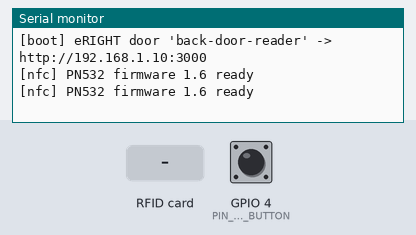
Bench run of a program on a simulated ESP32-S3. On the bench: the last lines printed to the serial monitor. Inputs (shaded band) come from the test bench; at power-on: GPIO 4 (PIN_FIRE_BUTTON) HIGH. WiFi joins after 1.5 s; servers stay silent unless stated; uploads are accepted with an empty reply; EEPROM starts erased.

Above: at 1.5 s.
1.6 s: RFID card 5E 7A 19 C4 held to the reader
At 1.9 s:
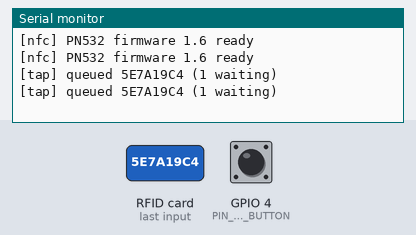
3.1 s: GPIO 4 (PIN_FIRE_BUTTON) pulled LOW for 3.2 s
At 5.8 s:
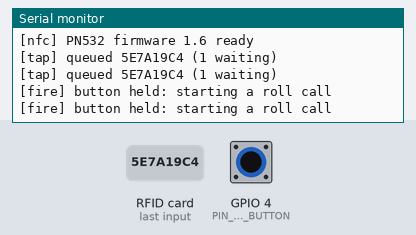
7.8 s: GPIO 4 (PIN_FIRE_BUTTON) driven LOW
At 12.93 s:
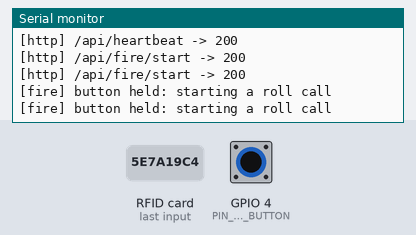

Measured:
- after the input at 1.6 s, the serial monitor: prints a new line at once (image 1)
- after the input at 3.1 s, the serial monitor: prints a new line after 1.7 s (image 2)

The program:

main.cpp
```cpp
// eRIGHT sign-in — ESP32-S3 door reader / presence scanner.
// Reads an NFC card UID from a PN532 and POSTs it to /api/sign; a held button starts a fire roll call; the built-in
// RGB LED shows state. v3.5: also scans BLE for staff key tags (iBeacon or fixed-address beacons) and POSTs batched
// sightings to /api/presence/ble every BLE_POST_MS — the same firmware runs as a door scanner or an inside anchor,
// only SCANNER_NAME / SCANNER_ROLE differ (config.h). First compiled + flashed 2026-09-25; cards read 2026-09-27.
// v4.1: every HTTP call (taps, fire start, BLE batches, health check, heartbeat) runs in one network task on core 0.
// loop() only reads the button and the PN532 and drives the LED, so a slow or dead server can never make the fire
// button or the reader unresponsive. Shared state (tap queue, fire request, LED flash) is guarded by netLock; no HTTP
// call is ever made while holding it. POST /api/heartbeat every HEARTBEAT_MS lets the server notice a silent reader.
#include <Arduino.h>
#include <WiFi.h>
#include <HTTPClient.h>
#include <Wire.h>
#include <Preferences.h>
#include <Adafruit_PN532.h>
#include "config.h"
#if BLE_SCAN
#include <NimBLEDevice.h>
#endif

// Log to both the native-USB CDC port and UART0 so a bench UART lead sees everything
#define LOG(...)                     \
    do                               \
    {                                \
        Serial.printf(__VA_ARGS__);  \
        Serial0.printf(__VA_ARGS__); \
    } while (0)

Adafruit_PN532 nfc(PIN_PN532_IRQ, PIN_PN532_RESET, &Wire);
Preferences prefs;

static uint32_t eventCounter = 0;
static String lastUid;
static unsigned long lastUidAt = 0;
static unsigned long buttonDownAt = 0;
static bool buttonWasDown = false;
static unsigned long lastWifiAttempt = 0;
static bool nfcReady = false;
static unsigned long lastNfcProbe = 0;
static unsigned long lastStatus = 0;
static bool serverChecked = false;

// Fire button: a press is a promise to start a roll call. If Wi-Fi or the server is down it is retried every
// FIRE_RETRY_MS until a 2xx, for up to FIRE_GIVE_UP_MS, with the LED blinking red so nobody walks away thinking it worked.
#define FIRE_RETRY_MS 3000
#define FIRE_GIVE_UP_MS (15UL * 60UL * 1000UL)
static bool firePending = false;
static unsigned long fireRequestedAt = 0;
static unsigned long lastFireAttempt = 0;

// Card taps that could not be delivered (no Wi-Fi / server down / 5xx) wait here and are replayed in order with
// "ageMs" so the server records when the tap really happened. eventKey makes replays idempotent. The queue is
// mirrored into NVS (Preferences) so a power cut does not lose a tap; ages are measured from boot after a restore,
// which under-states them (the server caps ageMs at 12 h anyway) — honest enough, and better than losing the tap.
struct PendingTap
{
    String uid;
    uint32_t key;
    unsigned long at;
    bool restored; // came back from flash after a reboot: its real time is unknown, so the server must not toggle on it
    bool tried;    // the network task has attempted it at least once (first attempt is immediate, retries every 5 s)
};
#define TAP_QUEUE_LEN 16
static PendingTap tapQueue[TAP_QUEUE_LEN];
static int tapHead = 0, tapCount = 0;
static unsigned long fireLedUntil = 0;   // non-blocking "roll call confirmed" red

#ifndef HEARTBEAT_MS
#define HEARTBEAT_MS (5UL * 60UL * 1000UL)
#endif
static unsigned long lastHeartbeat = 0;
// Guards tapQueue/tapHead/tapCount, firePending/fireRequestedAt/lastFireAttempt, fireLedUntil and the LED flash.
static SemaphoreHandle_t netLock = nullptr;
#define LOCK() xSemaphoreTake(netLock, portMAX_DELAY)
#define UNLOCK() xSemaphoreGive(netLock)

enum Led
{
    LED_OFF,
    LED_IDLE,
    LED_OK,
    LED_FAIL,
    LED_FIRE,
    LED_NOWIFI
};
void led(Led s)
{
#ifdef RGB_BUILTIN
    switch (s)
    {
    case LED_IDLE:
        neopixelWrite(RGB_BUILTIN, 0, 0, 8);
        break;
    case LED_OK:
        neopixelWrite(RGB_BUILTIN, 0, 40, 0);
        break;
    case LED_FAIL:
        neopixelWrite(RGB_BUILTIN, 40, 20, 0);
        break;
    case LED_FIRE:
        neopixelWrite(RGB_BUILTIN, 60, 0, 0);
        break;
    case LED_NOWIFI:
        neopixelWrite(RGB_BUILTIN, 12, 0, 12);
        break;
    default:
        neopixelWrite(RGB_BUILTIN, 0, 0, 0);
    }
#endif
}
// A short result colour set by the network task (green delivered, orange refused/not delivered); loop() shows it.
static Led flashColour = LED_OFF;
static unsigned long flashUntil = 0;
void flash(Led c, unsigned long ms)
{
    LOCK();
    flashColour = c;
    flashUntil = millis() + ms;
    UNLOCK();
}

void ensureWifi()
{
    if (WiFi.status() == WL_CONNECTED)
        return;
    if (millis() - lastWifiAttempt < 10000)
        return;
    lastWifiAttempt = millis();
    LOG("[wifi] connecting to %s\n", WIFI_SSID);
    WiFi.mode(WIFI_STA);
    WiFi.begin(WIFI_SSID, WIFI_PASSWORD);
}

// Returns HTTP status, or -1 when the request could not be sent.
int postJson(const char *path, const String &body)
{
    if (WiFi.status() != WL_CONNECTED)
        return -1;
    HTTPClient http;
    http.setTimeout(4000);
    http.begin(String(SERVER_URL) + path);
    http.addHeader("Content-Type", "application/json");
    http.addHeader("X-Api-Token", API_TOKEN);
    http.addHeader("X-Device", DEVICE_NAME);
    int status = http.POST(body);
    if (status > 0)
        LOG("[http] %s -> %d %s\n", path, status, http.getString().c_str());
    else
        LOG("[http] %s failed: %s\n", path, http.errorToString(status).c_str());
    http.end();
    return status;
}

// One GET /api/health after Wi-Fi comes up: proves the route to the sign-in server before any card is read.
void checkServer()
{
    HTTPClient http;
    http.setTimeout(4000);
    http.begin(String(SERVER_URL) + "/api/health");
    int status = http.GET();
    if (status > 0)
        LOG("[server] %s/api/health -> %d %s\n", SERVER_URL, status, http.getString().substring(0, 120).c_str());
    else
        LOG("[server] %s unreachable: %s\n", SERVER_URL, http.errorToString(status).c_str());
    http.end();
    serverChecked = true;
}

// PN532 is optional at bench time: probe quietly, retry every 30 s, never poll an absent chip (it floods the log).
// On a miss, scan the bus: a PN532 in I2C mode answers at 0x24; anything else found tells us the wiring is fine
// and the DIP switches are not; nothing found means SDA/SCL/GND are not reaching the chip.
void scanI2c()
{
    int found = 0;
    String seen;
    for (uint8_t a = 1; a < 127; a++)
    {
        Wire.beginTransmission(a);
        if (Wire.endTransmission() == 0)
        {
            found++;
            seen += " 0x" + String(a, HEX);
        }
    }
    if (found)
        LOG("[i2c] %d device(s) on SDA %d / SCL %d:%s  (PN532 in I2C mode = 0x24)\n", found, PIN_I2C_SDA, PIN_I2C_SCL, seen.c_str());
    else
        LOG("[i2c] bus empty on SDA %d / SCL %d - no device acknowledges any address (check SDA/SCL wires and GND)\n", PIN_I2C_SDA, PIN_I2C_SCL);
}

void probeNfc()
{
    lastNfcProbe = millis();
    nfc.begin();
    uint32_t version = nfc.getFirmwareVersion();
    if (!version)
    {
        scanI2c();
        if (!nfcReady)
            LOG("[nfc] PN532 not found on I2C (SDA %d SCL %d) - button still works; retrying every 30 s\n", PIN_I2C_SDA, PIN_I2C_SCL);
        nfcReady = false;
        return;
    }
    LOG("[nfc] PN5%02X firmware %d.%d ready\n", (version >> 24) & 0xFF, (version >> 16) & 0xFF, (version >> 8) & 0xFF);
    nfc.SAMConfig();
    nfcReady = true;
}

String uidToHex(const uint8_t *uid, uint8_t len)
{
    String s;
    for (uint8_t i = 0; i < len; i++)
    {
        if (uid[i] < 0x10)
            s += '0';
        s += String(uid[i], HEX);
    }
    s.toUpperCase();
    return s;
}

// POST one tap. Returns the HTTP status (-1 = not sent).
int sendTap(const PendingTap &t)
{
    // A restored tap has no trustworthy age: it is sent flagged so the server records that the card WAS tapped
    // while the reader was cut off, without guessing whether that meant in or out against today's register.
    String body = "{\"cardUid\":\"" + t.uid + "\",\"source\":\"esp32\",\"device\":\"" DEVICE_NAME "\",\"eventKey\":\"" DEVICE_NAME "-" + String(t.key) + "\",\"ageMs\":" + String(t.restored ? 12UL * 3600UL * 1000UL : millis() - t.at) + (t.restored ? ",\"restored\":true" : "") + "}";
    return postJson("/api/sign", body);
}
// Worth retrying: never sent, or the server failed. A 4xx (unknown card, bad token) will not improve with time.
bool retryable(int status) { return status <= 0 || status >= 500; }

// NVS mirror of the queue: "q" = "uid:key,uid:key,..." (16 entries max, well under the 4000-byte Preferences limit).
void saveQueue()
{
    String s;
    for (int i = 0; i < tapCount; i++)
    {
        const PendingTap &t = tapQueue[(tapHead + i) % TAP_QUEUE_LEN];
        s += (i ? "," : "") + t.uid + ":" + String(t.key);
    }
    prefs.putString("q", s);
}
void loadQueue()
{
    String s = prefs.getString("q", "");
    tapHead = tapCount = 0;
    int start = 0;
    while (start < (int)s.length() && tapCount < TAP_QUEUE_LEN)
    {
        int comma = s.indexOf(',', start);
        if (comma < 0)
            comma = s.length();
        String item = s.substring(start, comma);
        int colon = item.indexOf(':');
        if (colon > 0)
        {
            tapQueue[tapCount].uid = item.substring(0, colon);
            tapQueue[tapCount].key = item.substring(colon + 1).toInt();
            tapQueue[tapCount].at = millis();
            tapQueue[tapCount].restored = true;
            tapQueue[tapCount].tried = true; // nobody is standing at the door for these: no LED flash
            tapCount++;
        }
        start = comma + 1;
    }
    if (tapCount)
        LOG("[tap] %d tap(s) restored from flash, will be sent when the server answers\n", tapCount);
}

// Caller holds netLock.
void queueTap(const PendingTap &t)
{
    if (tapCount == TAP_QUEUE_LEN)
    { // full: drop the oldest, the newest taps matter most for "who is inside now"
        tapHead = (tapHead + 1) % TAP_QUEUE_LEN;
        tapCount--;
    }
    tapQueue[(tapHead + tapCount) % TAP_QUEUE_LEN] = t;
    tapCount++;
    saveQueue();
    LOG("[tap] queued %s (%d waiting)\n", t.uid.c_str(), tapCount);
}

// Network task: send the oldest waiting tap. Taps go straight out one after another while the server answers; only
// after a FAILED send is there a 5 s pause before retrying. The tap is copied out under the lock and sent without it;
// it is removed afterwards only if it is still the head (the queue may have dropped it meanwhile when full).
// LED: green when a tap is delivered on its first attempt; orange once when a send fails, for that tap and for every
// tap already waiting behind it (they will be sent later, with nobody at the door to see a late flash).
static unsigned long lastTapFail = 0;
void drainTapQueue()
{
    while (true)
    {
        LOCK();
        if (!tapCount)
        {
            UNLOCK();
            return;
        }
        PendingTap head = tapQueue[tapHead];
        bool due = !lastTapFail || millis() - lastTapFail >= 5000;
        UNLOCK();
        if (!due)
            return;
        int status = sendTap(head);
        bool announce = false;
        LOCK();
        bool stillHead = tapCount && tapQueue[tapHead].key == head.key;
        if (stillHead && !retryable(status))
        {
            tapHead = (tapHead + 1) % TAP_QUEUE_LEN;
            tapCount--;
            saveQueue();
        }
        if (retryable(status))
        {
            lastTapFail = millis();
            for (int i = 0; i < tapCount; i++)
            {
                PendingTap &q = tapQueue[(tapHead + i) % TAP_QUEUE_LEN];
                if (!q.tried)
                {
                    q.tried = true;
                    announce = true;
                }
            }
        }
        else
            lastTapFail = 0;
        UNLOCK();
        if (retryable(status))
        {
            if (announce)
                flash(LED_FAIL, 1200);
            return;
        }
        if (!head.tried) // delivered on its first attempt: tell the person at the door
            flash(status == 200 ? LED_OK : LED_FAIL, status == 200 ? 600 : 1200);
    }
}
void handleCard(const String &uid)
{
    if (uid == lastUid && millis() - lastUidAt < CARD_DEBOUNCE_MS)
        return;
    lastUid = uid;
    lastUidAt = millis();
    eventCounter++;
    prefs.putUInt("counter", eventCounter);
    PendingTap t = {uid, eventCounter, millis(), false, false};
    // Every tap goes through the queue (order kept, mirrored to flash); the network task sends it straight away and
    // flashes green when the server took it, orange when it did not. If the oldest waiting tap has already FAILED
    // (server unreachable), this one cannot get through either: say so NOW (orange) so the person does not tap again
    // (a second tap would toggle them back out), and never flash for it later when nobody is standing there.
    LOCK();
    bool stuck = tapCount > 0 && tapQueue[tapHead].tried;
    if (stuck)
        t.tried = true;
    queueTap(t);
    UNLOCK();
    if (stuck)
        flash(LED_FAIL, 1200);
}

void handleFireButton()
{
    bool down = digitalRead(PIN_FIRE_BUTTON) == LOW;
    if (down && !buttonWasDown)
        buttonDownAt = millis();
    if (down && millis() - buttonDownAt >= FIRE_HOLD_MS && buttonWasDown)
    {
        LOCK();
        if (!firePending)
            LOG("[fire] button held: starting a roll call\n");
        firePending = true;
        fireRequestedAt = millis();
        lastFireAttempt = 0;
        UNLOCK();
        buttonDownAt = millis() + 60000; // one press = one roll call; ignore the rest of this hold
    }
    buttonWasDown = down;
}

// Network task.
void serviceFire()
{
    LOCK();
    bool go = firePending && !(lastFireAttempt && millis() - lastFireAttempt < FIRE_RETRY_MS);
    if (go && millis() - fireRequestedAt > FIRE_GIVE_UP_MS)
    {
        LOG("[fire] gave up after %lu min without reaching the server\n", FIRE_GIVE_UP_MS / 60000);
        firePending = false;
        go = false;
    }
    if (go)
        lastFireAttempt = millis();
    UNLOCK();
    if (!go)
        return;
    int status = postJson("/api/fire/start", "{\"source\":\"esp32\",\"by\":\"door button\",\"device\":\"" DEVICE_NAME "\"}");
    if (status >= 200 && status < 300)
    {
        LOCK();
        firePending = false;
        fireLedUntil = millis() + 3000; // steadyLed shows solid red until then
        UNLOCK();
    }
}

// Network task: "I am alive" every HEARTBEAT_MS. Any valid device token is accepted (route auth device:any).
void serviceHeartbeat()
{
    if (WiFi.status() != WL_CONNECTED || (lastHeartbeat && millis() - lastHeartbeat < HEARTBEAT_MS))
        return;
    lastHeartbeat = millis();
    postJson("/api/heartbeat", "{\"device\":\"" DEVICE_NAME "\"}");
}

#if BLE_SCAN
// ---- BLE presence scanner -------------------------------------------------------------------------------------
// Tag identity: iBeacon frames (Apple 0x004C, type 0x02 len 0x15) -> "ibeacon:<uuid>:<major>:<minor>"; any other
// advertiser with a PUBLIC (fixed) address -> "mac:AA:BB:...". Random addresses (phones) are ignored: they are not
// identities. Per window we keep the strongest RSSI per tag and post the batch once.
struct Seen
{
    String tag;
    int rssi;
};
static Seen seen[24];
static int seenN = 0;
static unsigned long lastBlePost = 0;
static uint32_t bleBatches = 0, bleTags = 0;
// onResult runs on the NimBLE host task, blePost on loop(): the buffer is shared, so guard it. The callback never
// waits for the lock (a dropped frame is re-heard within a second); loop() takes it just long enough to copy out.
static SemaphoreHandle_t seenLock = nullptr;

void noteTag(const String &tag, int rssi)
{
    if (!seenLock || xSemaphoreTake(seenLock, 0) != pdTRUE)
        return;
    for (int i = 0; i < seenN; i++)
        if (seen[i].tag == tag)
        {
            if (rssi > seen[i].rssi)
                seen[i].rssi = rssi;
            xSemaphoreGive(seenLock);
            return;
        }
    if (seenN < (int)(sizeof(seen) / sizeof(seen[0])))
    {
        seen[seenN].tag = tag;
        seen[seenN].rssi = rssi;
        seenN++;
    }
    xSemaphoreGive(seenLock);
}

class ScanCb : public NimBLEScanCallbacks
{
    void onResult(const NimBLEAdvertisedDevice *d) override
    {
        std::string md = d->getManufacturerData();
        if (md.size() >= 25 && (uint8_t)md[0] == 0x4C && (uint8_t)md[1] == 0x00 && (uint8_t)md[2] == 0x02 && (uint8_t)md[3] == 0x15)
        {
            char uuid[37];
            const uint8_t *u = (const uint8_t *)md.data() + 4;
            snprintf(uuid, sizeof uuid, "%02X%02X%02X%02X-%02X%02X-%02X%02X-%02X%02X-%02X%02X%02X%02X%02X%02X",
                     u[0], u[1], u[2], u[3], u[4], u[5], u[6], u[7], u[8], u[9], u[10], u[11], u[12], u[13], u[14], u[15]);
            uint16_t major = ((uint8_t)md[20] << 8) | (uint8_t)md[21], minor = ((uint8_t)md[22] << 8) | (uint8_t)md[23];
            noteTag(String("ibeacon:") + uuid + ":" + major + ":" + minor, d->getRSSI());
            return;
        }
        if (d->getAddress().getType() == BLE_ADDR_PUBLIC)
        {
            String mac = d->getAddress().toString().c_str();
            mac.toUpperCase();
            noteTag("mac:" + mac, d->getRSSI());
        }
    }
};
static ScanCb scanCb;

void bleBegin()
{
    seenLock = xSemaphoreCreateMutex();
    NimBLEDevice::init("");
    NimBLEScan *s = NimBLEDevice::getScan();
    s->setScanCallbacks(&scanCb, false);
    s->setActiveScan(false); // passive: beacons broadcast, no scan-request traffic
    s->setInterval(100);
    s->setWindow(60);             // 60 % duty leaves Wi-Fi its share of the shared radio
    s->setDuplicateFilter(false); // we want every frame so RSSI max is fresh
    s->start(0, false, true);     // continuous
    LOG("[ble] scanner '%s' role=%s scanning\n", SCANNER_NAME, SCANNER_ROLE);
}

void blePost()
{
    if (millis() - lastBlePost < BLE_POST_MS)
        return;
    lastBlePost = millis();
    xSemaphoreTake(seenLock, portMAX_DELAY);
    int n = seenN;
    String body = "{\"scanner\":\"" SCANNER_NAME "\",\"sightings\":[";
    for (int i = 0; i < n; i++)
        body += String(i ? "," : "") + "{\"tag\":\"" + seen[i].tag + "\",\"rssi\":" + seen[i].rssi + "}";
    body += "]}";
    seenN = 0;
    xSemaphoreGive(seenLock);
    if (n == 0 || WiFi.status() != WL_CONNECTED)
        return;
    int status = postJson("/api/presence/ble", body);
    if (status == 200)
    {
        bleBatches++;
        bleTags += n;
    }
}
#endif

// The only place that talks to the network.
void netTask(void *)
{
    for (;;)
    {
        ensureWifi();
        if (WiFi.status() == WL_CONNECTED && !serverChecked)
            checkServer();
        if (WiFi.status() != WL_CONNECTED)
            serverChecked = false;
        serviceFire(); // first: a roll call matters more than a queued tap
        drainTapQueue();
#if BLE_SCAN
        blePost();
#endif
        serviceHeartbeat();
        vTaskDelay(pdMS_TO_TICKS(50));
    }
}

void setup()
{
    Serial.begin(115200);
    Serial0.begin(115200); // UART0 = the CH343 bench lead; Serial = native USB CDC
    delay(300);
    LOG("\n[boot] eRIGHT %s '%s' -> %s\n", SCANNER_ROLE, DEVICE_NAME, SERVER_URL);
    pinMode(PIN_FIRE_BUTTON, INPUT_PULLUP);
    prefs.begin("door", false);
    eventCounter = prefs.getUInt("counter", 0);
    netLock = xSemaphoreCreateMutex();
    loadQueue();

    if (HAS_PN532)
    {
        Wire.begin(PIN_I2C_SDA, PIN_I2C_SCL);
        probeNfc();
    }
#if BLE_SCAN
    bleBegin();
#endif
    // Core 0 (where Wi-Fi runs); loop() stays on core 1. 8 KB stack: HTTPClient + String bodies.
    xTaskCreatePinnedToCore(netTask, "net", 8192, nullptr, 1, nullptr, 0);
}

// Resting colour, re-asserted every loop so the guide's LED table stays true: purple no Wi-Fi, orange no PN532, dim blue ready.
// A roll-call press that has not reached the server yet overrides everything: red blinking twice a second.
void steadyLed()
{
    LOCK();
    bool pending = firePending;
    unsigned long fireUntil = fireLedUntil, until = flashUntil;
    Led colour = flashColour;
    UNLOCK();
    if (pending)
        led((millis() / 250) % 2 ? LED_FIRE : LED_OFF);
    else if (millis() < fireUntil)
        led(LED_FIRE);
    else if (millis() < until)
        led(colour);
    else if (WiFi.status() != WL_CONNECTED)
        led(LED_NOWIFI);
    else if (HAS_PN532 && !nfcReady)
        led(LED_FAIL);
    else
        led(LED_IDLE);
}

void loop()
{
    handleFireButton();
    steadyLed();

    if (millis() - lastStatus >= 30000)
    {
        lastStatus = millis();
#if BLE_SCAN
        LOG("[status] up %lus wifi=%s ip=%s rssi=%d nfc=%s events=%u ble_batches=%u ble_tags=%u\n", millis() / 1000,
            WiFi.status() == WL_CONNECTED ? "up" : "down", WiFi.localIP().toString().c_str(), WiFi.RSSI(),
            HAS_PN532 ? (nfcReady ? "ready" : "absent") : "n/a", eventCounter, bleBatches, bleTags);
#else
        LOG("[status] up %lus wifi=%s ip=%s rssi=%d nfc=%s events=%u\n", millis() / 1000,
            WiFi.status() == WL_CONNECTED ? "up" : "down", WiFi.localIP().toString().c_str(), WiFi.RSSI(),
            HAS_PN532 ? (nfcReady ? "ready" : "absent") : "n/a", eventCounter);
#endif
    }

    if (!HAS_PN532)
    {
        delay(20);
        return;
    }
    if (!nfcReady)
    {
        if (millis() - lastNfcProbe >= 30000)
            probeNfc();
        delay(20);
        return;
    }

    uint8_t uid[7] = {0};
    uint8_t uidLength = 0;
    // 200 ms timeout keeps the button responsive between reads.
    if (nfc.readPassiveTargetID(PN532_MIFARE_ISO14443A, uid, &uidLength, 200))
    {
        handleCard(uidToHex(uid, uidLength));
    }
}
```

Source omitted: config.example.h (1685 bytes)
